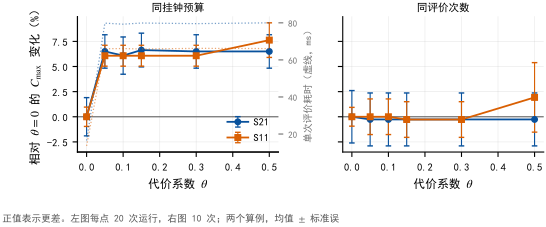

Python code for this plot:
# -*- coding: utf-8 -*-
"""走廊时段附加代价中文版。数据与 fig_theta.py 相同，输出 fig_theta_CN。"""
from __future__ import annotations

import os
import sys

sys.path.insert(0, os.path.dirname(os.path.abspath(__file__)))

import numpy as np  # noqa: E402

import _style as S  # noqa: E402
from fig_theta import series  # noqa: E402

S.use_cjk()

TAG_CN = {"low": "GC", "mid": "S22", "high": "S21", "funnel": "S11"}


def main():
    wall = S.load("theta_sweep.csv")
    gen = S.load("theta_sweep_gen.csv")

    fig, axes = S.plt.subplots(1, 2, figsize=(S.FULL * 0.86, 2.25),
                               sharey=True)
    panels = [
        (axes[0], wall, "同挂钟预算", True),
        (axes[1], gen, "同评价次数", False),
    ]

    for ax, df, title, show_cost in panels:
        insts = list(dict.fromkeys(df["instance"]))
        ax2 = ax.twinx() if show_cost else None
        if ax2 is not None:
            ax2.grid(False)
        for inst in insts:
            sub = df[df["instance"] == inst]
            thetas = sorted(sub["theta"].unique())
            tag = sub["tag"].iloc[0]
            mus, errs = series(sub, thetas)
            ax.errorbar(thetas, mus, yerr=errs,
                        marker="o" if tag == "high" else "s", ms=4,
                        elinewidth=0.8, capsize=2,
                        color=S.TAG_COLOR.get(tag, "0.3"),
                        label=TAG_CN.get(tag, tag))
            if ax2 is not None:
                cost = [sub[sub["theta"] == t]["ms_per_eval"].mean()
                        for t in thetas]
                ax2.plot(thetas, cost, ls=":", lw=0.9,
                         color=S.TAG_COLOR.get(tag, "0.3"), alpha=0.55)
        ax.axhline(0, color="0.4", lw=0.8)
        ax.set_xlabel(r"代价系数 $\theta$")
        ax.set_title(title, fontsize=7.6, pad=4)
        if ax2 is not None:
            ax2.set_ylabel("单次评价耗时（虚线，ms）", fontsize=7,
                           color="0.45")
            ax2.tick_params(axis="y", colors="0.45", labelsize=6.5)

    axes[0].set_ylabel(r"相对 $\theta=0$ 的 $C_{\max}$ 变化（%）")
    axes[0].legend(loc="lower right", handletextpad=0.5)

    n_wall = wall.groupby("theta").size().min()
    n_gen = gen.groupby("theta").size().min()
    fig.text(0.0, -0.03,
             "正值表示更差。左图每点 %d 次运行，右图 %d 次；两个算例，均值 $\\pm$ 标准误"
             % (n_wall, n_gen),
             fontsize=S.FS_FOOT, color="0.35")
    fig.subplots_adjust(bottom=0.28, wspace=0.32)
    S.save(fig, "fig_theta_CN")


if __name__ == "__main__":
    main()
